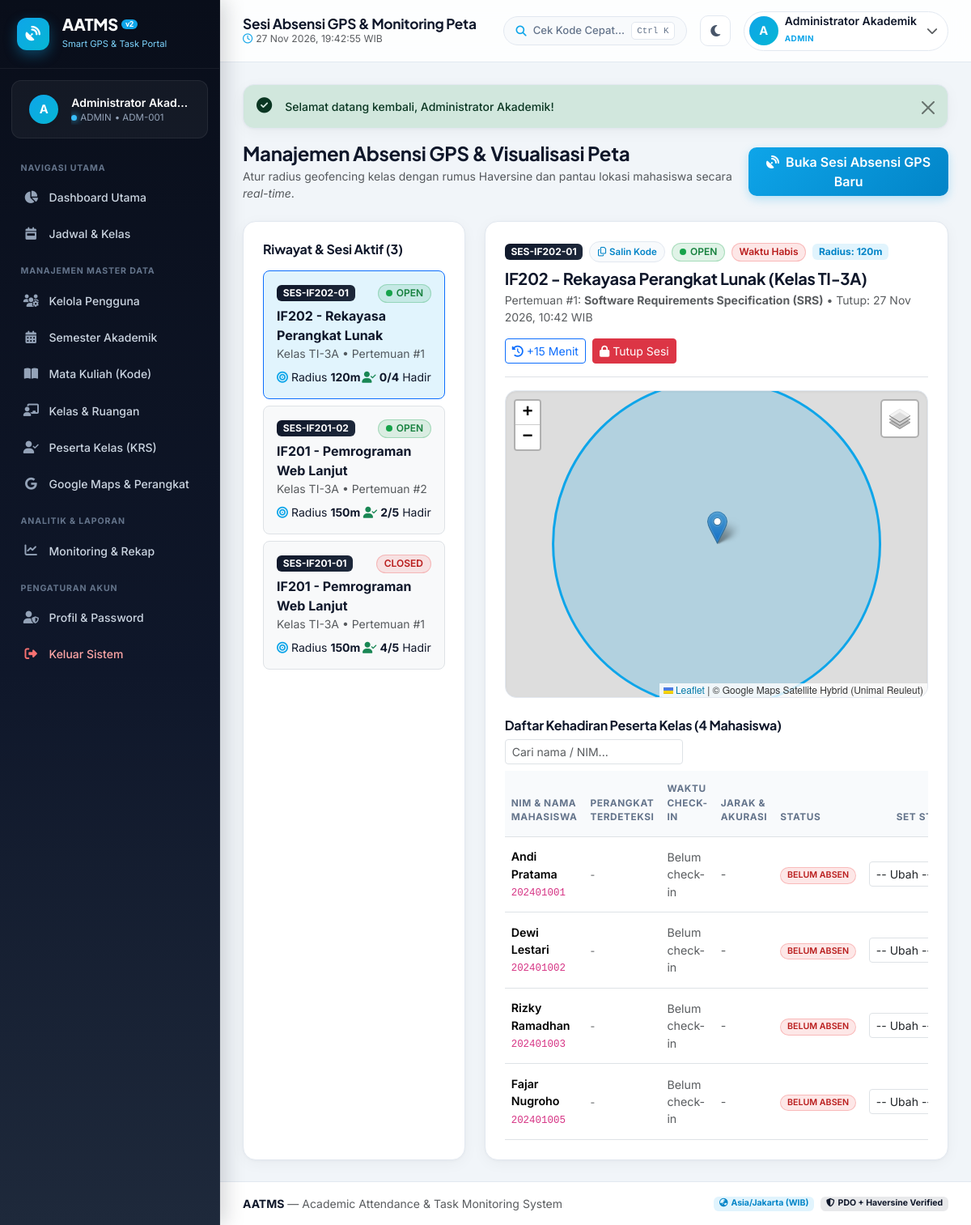
Page /public/dosen/attendance.php (signed in) on the committed database.
### tables this page shows
CREATE TABLE `attendance_sessions` (
  `id` INT AUTO_INCREMENT PRIMARY KEY,
  `class_id` INT NOT NULL,
  `dosen_id` INT NOT NULL,
  `session_code` VARCHAR(20) NOT NULL UNIQUE,
  `meeting_number` INT NOT NULL,
  `topic` VARCHAR(255) NOT NULL,
  `target_lat` DECIMAL(10, 8) NOT NULL,
  `target_lng` DECIMAL(11, 8) NOT NULL,
  `radius_meters` INT NOT NULL DEFAULT 100,
  `opened_at` DATETIME NOT NULL,
  `closed_at` DATETIME NOT NULL,
  `status` ENUM('open','closed') NOT NULL DEFAULT 'open',
  CONSTRAINT `fk_att_sessions_class` FOREIGN KEY (`class_id`) REFERENCES `classes`(`id`) ON DELETE CASCADE ON UPDATE CASCADE,
  CONSTRAINT `fk_att_sessions_dosen` FOREIGN KEY (`dosen_id`) REFERENCES `users`(`id`) ON DELETE CASCADE ON UPDATE CASCADE
);

CREATE TABLE `courses` (
  `id` INT AUTO_INCREMENT PRIMARY KEY,
  `course_code` VARCHAR(20) NOT NULL UNIQUE,
  `course_name` VARCHAR(100) NOT NULL,
  `sks` TINYINT NOT NULL,
  `dosen_id` INT NOT NULL,
  `semester_id` INT NOT NULL,
  CONSTRAINT `fk_courses_dosen` FOREIGN KEY (`dosen_id`) REFERENCES `users`(`id`) ON DELETE RESTRICT ON UPDATE CASCADE,
  CONSTRAINT `fk_courses_semester` FOREIGN KEY (`semester_id`) REFERENCES `semesters`(`id`) ON DELETE RESTRICT ON UPDATE CASCADE
);

CREATE TABLE `classes` (
  `id` INT AUTO_INCREMENT PRIMARY KEY,
  `course_id` INT NOT NULL,
  `class_name` VARCHAR(50) NOT NULL,
  `schedule_day` VARCHAR(20) NOT NULL,
  `start_time` TIME NOT NULL,
  `end_time` TIME NOT NULL,
  `room` VARCHAR(50) NOT NULL,
  CONSTRAINT `fk_classes_course` FOREIGN KEY (`course_id`) REFERENCES `courses`(`id`) ON DELETE CASCADE ON UPDATE CASCADE
);

CREATE TABLE `users` (
  `id` INT AUTO_INCREMENT PRIMARY KEY,
  `username` VARCHAR(50) NOT NULL UNIQUE,
  `password_hash` VARCHAR(255) NOT NULL,
  `full_name` VARCHAR(100) NOT NULL,
  `email` VARCHAR(100) NOT NULL UNIQUE,
  `role` ENUM('admin','dosen','mahasiswa','kaprodi') NOT NULL,
  `nim_nidn` VARCHAR(30) DEFAULT NULL,
  `is_active` TINYINT(1) NOT NULL DEFAULT 1,
  `created_at` TIMESTAMP NOT NULL DEFAULT CURRENT_TIMESTAMP
);

### includes/functions.php (called while the page is built, shortened)
<?php
function e(?string $str): string
{
    return htmlspecialchars((string)$str, ENT_QUOTES, 'UTF-8');
}
function formatDateTime(?string $datetime, bool $withTime = true): string
{
    $ts = strtotime($datetime);
    $months = [
        1 => 'Jan', 'Feb', 'Mar', 'Apr', 'Mei', 'Jun',
        'Jul', 'Agu', 'Sep', 'Okt', 'Nov', 'Des'
    ];
    $day = date('d', $ts);
    $month = $months[(int)date('n', $ts)] ?? date('M', $ts);
    $year = date('Y', $ts);
    return "$day $month $year, " . date('H:i', $ts) . ' WIB';
}

### public/dosen/attendance.php (the view, shortened to what this page needs)
<?php
$pdo = getDB();
$user = currentUser();
$userId = (int)$user['id'];
$isAdmin = ($user['role'] === 'admin');
if ($isAdmin) {
    $sessions = $pdo->query("
        SELECT s.*, cl.class_name, c.course_code, c.course_name,
               (SELECT COUNT(*) FROM attendances a WHERE a.session_id = s.id AND a.status IN ('hadir','terlambat')) AS present_count,
               (SELECT COUNT(*) FROM class_enrollments ce WHERE ce.class_id = s.class_id) AS total_students
        FROM attendance_sessions s
        JOIN classes cl ON s.class_id = cl.id
        JOIN courses c ON cl.course_id = c.id
        ORDER BY s.opened_at DESC
    ")->fetchAll();
}
$monitorId = (int)($_GET['monitor'] ?? ($sessions[0]['id'] ?? 0));
$monitorSession = null;
$monitorStudents = [];
if ($monitorId > 0) {
    $mStmt = $pdo->prepare("
        SELECT s.*, cl.class_name, cl.room, c.course_code, c.course_name, u.full_name AS dosen_name
        FROM attendance_sessions s
        JOIN classes cl ON s.class_id = cl.id
        JOIN courses c ON cl.course_id = c.id
        JOIN users u ON s.dosen_id = u.id
        WHERE s.id = ? AND (s.dosen_id = ? OR ? = 1)
    ");
    $mStmt->execute([$monitorId, $userId, $isAdmin ? 1 : 0]);
    $monitorSession = $mStmt->fetch();
    if ($monitorSession) {
        $stStmt = $pdo->prepare("
            SELECT u.id AS student_id, u.full_name, u.nim_nidn,
                   a.id AS attendance_id, a.check_in_time, a.student_lat, a.student_lng,
                   a.distance_meters, a.gps_accuracy, a.device_info, a.device_fingerprint,
                   a.ip_address, a.status, a.location_valid
            FROM class_enrollments ce
            JOIN users u ON ce.student_id = u.id
            LEFT JOIN attendances a ON a.session_id = ? AND a.student_id = u.id
            WHERE ce.class_id = ?
            ORDER BY u.nim_nidn ASC, u.full_name ASC
        ");
        $stStmt->execute([$monitorId, $monitorSession['class_id']]);
        $monitorStudents = $stStmt->fetchAll();
    }
}
include __DIR__ . '/../../includes/header.php';
?>
<div class="d-flex flex-column flex-md-row justify-content-between align-items-md-center mb-4 gap-2">
    <div>
        <h4 class="fw-bold mb-1">Manajemen Absensi GPS &amp; Visualisasi Peta</h4>
        <p class="text-muted small mb-0">Atur radius geofencing kelas dengan rumus Haversine dan pantau lokasi mahasiswa secara <em>real-time</em>.</p>
    </div>
    <button class="btn btn-sky" type="button" data-bs-toggle="collapse" data-bs-target="#openSessionCollapse">
        <i class="fa-solid fa-satellite-dish me-2"></i>Buka Sesi Absensi GPS Baru
    </button>
</div>
<div class="row g-4">
    <div class="col-lg-4">
        <div class="card-custom p-3 p-md-4 h-100">
            <h6 class="fw-bold mb-3">Riwayat &amp; Sesi Aktif (<?= count($sessions) ?>)</h6>
            <?php if (empty($sessions)): ?>
                <div class="text-center text-muted py-4 small">Belum ada sesi absensi yang dibuat.</div>
            <?php else: ?>
                <div class="d-flex flex-column gap-2">
                    <?php foreach ($sessions as $s): ?>
                        <?php $isActiveMonitor = ((int)$s['id'] === $monitorId); ?>
                        <a href="attendance.php?monitor=<?= (int)$s['id'] ?>"
                           class="p-3 rounded-3 text-decoration-none border transition-all <?= $isActiveMonitor ? 'border-primary bg-sky-soft' : 'bg-light text-slate-800' ?>">
                            <div class="d-flex justify-content-between align-items-center mb-1">
                                <span class="badge bg-navy"><?= e($s['session_code']) ?></span>
                                <?php if ($s['status'] === 'open'): ?>
                                    <span class="badge badge-status-green"><span class="pulse-dot"></span>OPEN</span>
                                <?php else: ?>
                                    <span class="badge badge-status-red">CLOSED</span>
                                <?php endif; ?>
                            </div>
                            <div class="fw-bold text-slate-800"><?= e($s['course_code']) ?> - <?= e($s['course_name']) ?></div>
                            <div class="small text-muted">Kelas <?= e($s['class_name']) ?> &bull; Pertemuan #<?= (int)$s['meeting_number'] ?></div>
                            <div class="d-flex justify-content-between align-items-center mt-2 small text-slate-800">
                                <span><i class="fa-solid fa-bullseye me-1 text-sky"></i>Radius <strong><?= (int)$s['radius_meters'] ?>m</strong></span>
                                <span><i class="fa-solid fa-user-check me-1 text-success"></i><strong><?= (int)$s['present_count'] ?>/<?= (int)$s['total_students'] ?></strong> Hadir</span>
                            </div>
                        </a>
                    <?php endforeach; ?>
                </div>
            <?php endif; ?>
        </div>
    </div>
    <div class="col-lg-8">
        <?php if (!$monitorSession): ?>
            <div class="card-custom p-5 text-center text-muted">
                Pilih salah satu sesi absensi di sebelah kiri untuk melihat peta sebaran lokasi GPS mahasiswa.
            </div>
        <?php else: ?>
            <div class="card-custom p-3 p-md-4">
                <div class="d-flex flex-wrap justify-content-between align-items-start gap-3 mb-3 pb-3 border-bottom">
                    <div>
                        <div class="d-flex flex-wrap align-items-center gap-2">
                            <span class="badge bg-navy"><?= e($monitorSession['session_code']) ?></span>
                            <button type="button" class="btn btn-xs-chip" data-copy-code="<?= e($monitorSession['session_code']) ?>" data-copy-label="Kode Sesi">
                                <i class="fa-regular fa-copy me-1"></i>Salin Kode
                            </button>
                            <?php if ($monitorSession['status'] === 'open'): ?>
                                <span class="badge badge-status-green"><span class="pulse-dot"></span>OPEN</span>
                                <span class="badge badge-status-yellow" data-countdown="<?= e($monitorSession['closed_at']) ?>">Aktif</span>
                            <?php else: ?>
                                <span class="badge badge-status-red">CLOSED</span>
                            <?php endif; ?>
                            <span class="badge bg-sky-soft">Radius: <?= (int)$monitorSession['radius_meters'] ?>m</span>
                        </div>
                        <h5 class="fw-bold mb-1 mt-2"><?= e($monitorSession['course_code']) ?> - <?= e($monitorSession['course_name']) ?> (Kelas <?= e($monitorSession['class_name']) ?>)</h5>
                        <div class="small text-muted">
                            Pertemuan #<?= (int)$monitorSession['meeting_number'] ?>: <strong><?= e($monitorSession['topic']) ?></strong>
                            &bull; Tutup: <?= e(formatDateTime($monitorSession['closed_at'])) ?>
                        </div>
                    </div>
                    <div class="d-flex gap-2">
                        <form method="POST" action="">
                            <button type="submit" class="btn btn-sm btn-outline-primary">
                                <i class="fa-solid fa-clock-rotate-left me-1"></i>+15 Menit
                            </button>
                        </form>
                        <?php if ($monitorSession['status'] === 'open'): ?>
                            <form method="POST" action="" onsubmit="return confirm('Tutup sesi absensi ini sekarang?');">
                                <button type="submit" class="btn btn-sm btn-danger">
                                    <i class="fa-solid fa-lock me-1"></i>Tutup Sesi
                                </button>
                            </form>
                        <?php endif; ?>
                    </div>
                </div>
                <div id="monitorSessionMap" class="leaflet-map-box mb-4"></div>
                <div class="d-flex flex-wrap justify-content-between align-items-center gap-2 mb-2">
                    <h6 class="fw-bold mb-0">Daftar Kehadiran Peserta Kelas (<?= count($monitorStudents) ?> Mahasiswa)</h6>
                    <input type="text" class="form-control form-control-sm" style="max-width: 220px;" placeholder="Cari nama / NIM..." data-table-search="#monitorAttendanceTable">
                </div>
                <div class="table-responsive">
                    <table class="table table-hover align-middle mb-0" id="monitorAttendanceTable">
                        <thead>
                            <tr>
                                <th>NIM &amp; Nama Mahasiswa</th>
                                <th>Perangkat Terdeteksi</th>
                                <th>Waktu Check-In</th>
                                <th>Jarak &amp; Akurasi</th>
                                <th>Status</th>
                                <th class="text-end">Set Status</th>
                            </tr>
                        </thead>
                        <tbody>
                            <?php foreach ($monitorStudents as $m): ?>
                                <tr>
                                    <td>
                                        <div class="fw-semibold"><?= e($m['full_name']) ?></div>
                                        <code class="small"><?= e($m['nim_nidn'] ?? '-') ?></code>
                                    </td>
                                    <td>
                                        <?php if (!empty($m['device_info'])): ?>
                                            <div class="small fw-medium text-slate-800">
                                                <i class="fa-solid <?= strpos($m['device_info'], 'Laptop') !== false ? 'fa-laptop' : 'fa-mobile-screen-button' ?> text-sky me-1"></i>
                                                <?= e($m['device_info']) ?>
                                            </div>
                                            <small class="text-muted">ID: <code><?= e($m['device_fingerprint'] ?? '-') ?></code></small>
                                        <?php else: ?>
                                            <span class="text-muted small">-</span>
                                        <?php endif; ?>
                                    </td>
                                    <td class="small"><?= !empty($m['check_in_time']) ? e($m['check_in_time']) : '<span class="text-muted">Belum check-in</span>' ?></td>
                                    <td>
                                        <?php if ($m['distance_meters'] !== null): ?>
                                            <span class="badge bg-sky-soft"><?= e((string)$m['distance_meters']) ?> m</span>
                                            <?php if (!empty($m['gps_accuracy'])): ?>
                                                <div class="text-muted" style="font-size:0.7rem;">Akurasi ±<?= e((string)$m['gps_accuracy']) ?>m</div>
                                            <?php endif; ?>
                                        <?php else: ?>
                                            <span class="text-muted">-</span>
                                        <?php endif; ?>
                                    </td>
                                    <td>
                                        <?php
                                        $st = $m['status'] ?? 'alpha';
                                        if (!$m['attendance_id']) {
                                            echo '<span class="badge badge-status-red">BELUM ABSEN</span>';
                                        } elseif ($st === 'hadir') {
                                            echo '<span class="badge badge-status-green">HADIR</span>';
                                        } elseif ($st === 'terlambat') {
                                            echo '<span class="badge badge-status-yellow">TERLAMBAT</span>';
                                        } elseif ($st === 'izin' || $st === 'sakit') {
                                            echo '<span class="badge badge-status-blue">' . e(strtoupper($st)) . '</span>';
                                        } else {
                                            echo '<span class="badge badge-status-red">ALPHA</span>';
                                        }
                                        ?>
                                    </td>
                                    <td class="text-end">
                                        <form method="POST" action="" class="d-inline-flex gap-1">
                                            <select name="status" class="form-select form-select-sm" style="width: 112px;" onchange="this.form.submit()">
                                                <option value="">-- Ubah --</option>
                                            </select>
                                        </form>
                                    </td>
                                </tr>
                            <?php endforeach; ?>
                        </tbody>
                    </table>
                </div>
            </div>
        <?php endif; ?>
    </div>
</div>
<?php include __DIR__ . '/../../includes/footer.php'; ?>

### rows in the picture
attendance_sessions: session_code "SES-IF202-01", status "open" (drawn), courses.course_code "IF202", courses.course_name "Rekayasa Perangkat Lunak", class.class_name "TI-3A", meeting_number "1", radius_meters "120", present_count "0", total_students "4", topic "Software Requirements Specification (SRS)", closed_at "27 Nov 2026, 10:42 WIB"
attendance_sessions: session_code "SES-IF201-02", status "open" (drawn), courses.course_code "IF201", courses.course_name "Pemrograman Web Lanjut", class.class_name "TI-3A", meeting_number "2", radius_meters "150", present_count "2", total_students "5"
attendance_sessions: session_code "SES-IF201-01", status "CLOSED", courses.course_code "IF201", courses.course_name "Pemrograman Web Lanjut", class.class_name "TI-3A", meeting_number "1", radius_meters "150", present_count "4", total_students "5"
users: full_name "Andi Pratama", nim_nidn "202401001"
users: full_name "Dewi Lestari", nim_nidn "202401002"
users: full_name "Rizky Ramadhan", nim_nidn "202401003"
users: full_name "Fajar Nugroho", nim_nidn "202401005"

### other values in the picture
APP_NAME "AATMS"
substr($user['full_name'] ?? 'U', 0, 1) "A"
$user['full_name'] "Administrator Akad…"
$role "ADMIN"
$user['nim_nidn'] "ADM-001"
$pageTitle "Sesi Absensi GPS & Monitoring Peta"
$user['full_name'] "Administrator Akademik"
$user['role'] "ADMIN"
$flash['message'] "Selamat datang kembali, Administrator Akademik!"
count($sessions) "3"
count($monitorStudents) "4"
APP_FULL_NAME "Academic Attendance & Task Monitoring System"
